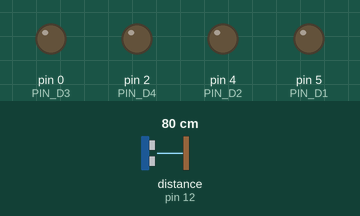
Recording of a sketch running on a simulated Arduino Uno, built with avr-gcc and run on an emulated ATmega328P. Shown: output pins drawn as LEDs (lit = HIGH). Wiring (inferred from the names in the program): ultrasonic range finder: trigger pin 14; echo pin 12. Inputs (shaded band) come from the test bench; at power-on: distance to the obstacle (sensor on pin 12) 80 cm. The echo pulse lasts 58.3 µs per cm; pins used as bus, display or sensor lines are not drawn.

Above: at 1.2 s.
1.3 s: distance to the obstacle (sensor on pin 12) set to 12 cm
2.8 s: distance to the obstacle (sensor on pin 12) set to 9 cm
At 3.9 s:
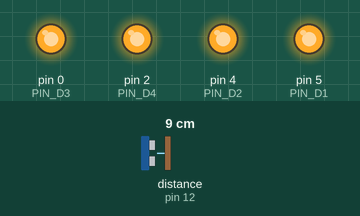
4.3 s: distance to the obstacle (sensor on pin 12) set to 18 cm
At 5.1 s:
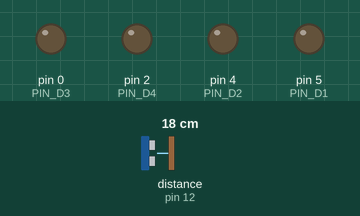
5.8 s: distance to the obstacle (sensor on pin 12) set to 2 cm
At 6.2 s:
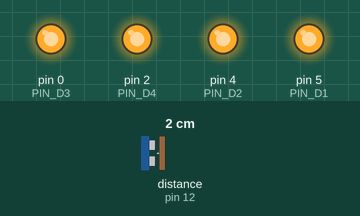
Timing chart, 0 to 8.3 s (numbered marks = the images above; inputs shaded):
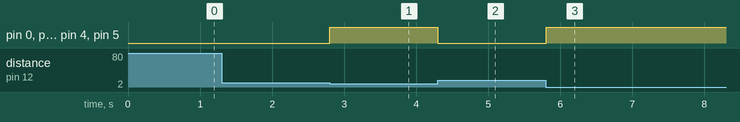

The sketch:

FOLLOW_ME_ROBOT.ino
```cpp
#define PIN_D1 5  // gpio5 = D1  PWM_A
#define PIN_D2 4  // gpio4 = D2  PWM_B
#define PIN_D3 0  // gpio0 = D3  DA (A- A+) connected to motor (LEDs)
#define PIN_D4 2  // gpio2 = D4  DB (B- B+) connected to motor
#define TRIG_PIN 14  // gpio12 = D6  Trig pin of Ultrasonic Sensor
#define ECHO_PIN 12  // gpio13 = D7  Echo pin of Ultrasonic Sensor

void setup() {
  pinMode(PIN_D1, OUTPUT);
  pinMode(PIN_D2, OUTPUT);
  pinMode(PIN_D3, OUTPUT);
  pinMode(PIN_D4, OUTPUT);
  pinMode(TRIG_PIN, OUTPUT);
  pinMode(ECHO_PIN, INPUT);
}

void loop() {
  // Measure distance with ultrasonic sensor
  digitalWrite(TRIG_PIN, LOW);
  delayMicroseconds(2);
  digitalWrite(TRIG_PIN, HIGH);
  delayMicroseconds(10);
  digitalWrite(TRIG_PIN, LOW);
  float distance_cm = pulseIn(ECHO_PIN, HIGH) / 58.0;

  // Move robot forward if distance is less than 10 cm, else stop
  if (distance_cm < 10) {
    digitalWrite(PIN_D1, HIGH);  // PWM_A HIGH
    digitalWrite(PIN_D2, HIGH);  // PWM_B HIGH
    digitalWrite(PIN_D3, HIGH);  // DA HIGH
    digitalWrite(PIN_D4, HIGH);  // DB HIGH
  } else {
    digitalWrite(PIN_D1, LOW);  // PWM_A LOW
    digitalWrite(PIN_D2, LOW);  // PWM_B LOW
    digitalWrite(PIN_D3, LOW);  // DA LOW
    digitalWrite(PIN_D4, LOW);  // DB LOW
  }
}
```

Measured:
- the behaviour switches between 11 and 10 cm on distance to the obstacle (sensor on pin 12) (found by bisection; images 0 and 1)
- after the input at 1.3 s, every drawn part: stays the same
- after the input at 2.8 s, pin 0 (PIN_D3), pin 2 (PIN_D4), pin 4 (PIN_D2), pin 5 (PIN_D1): LOW → HIGH at once
- after the input at 4.3 s, pin 0 (PIN_D3), pin 2 (PIN_D4), pin 4 (PIN_D2), pin 5 (PIN_D1): HIGH → LOW at once
- after the input at 5.8 s, pin 0 (PIN_D3), pin 2 (PIN_D4), pin 4 (PIN_D2), pin 5 (PIN_D1): LOW → HIGH at once
